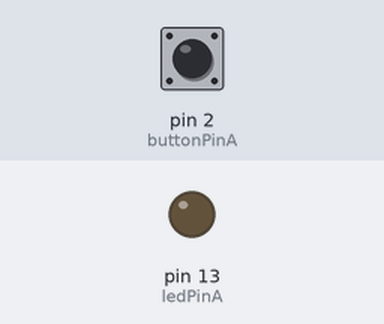
Bench run of a sketch on a simulated Arduino Uno, built with avr-gcc and run on an emulated ATmega328P. Shown: output pins drawn as LEDs (lit = HIGH). The inputs (shaded band) are chosen by the test bench; at power-on: pin 2 (buttonPinA) HIGH.

Above: at 1.2 s.
1.3 s: pin 2 (buttonPinA) pulled LOW for 0.15 s
At 2.1 s:
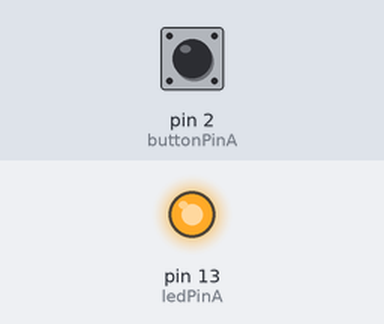
2.9 s: pin 2 (buttonPinA) pulled LOW for 1 s
At 3.3 s:
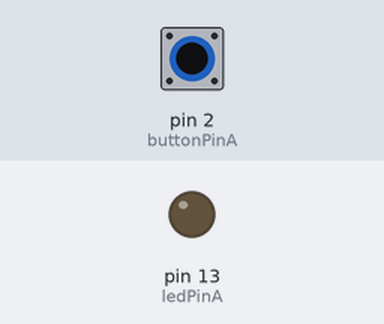
5.4 s: pin 2 (buttonPinA) pulled LOW for 3.2 s
At 6.4 s:
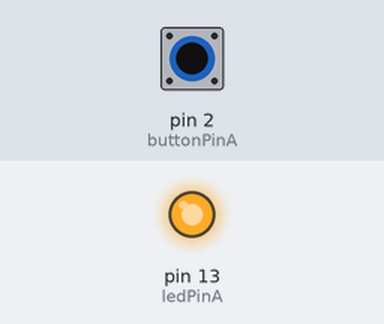
Timing chart, 0 to 8.4 s (numbered marks = the images above; inputs shaded):
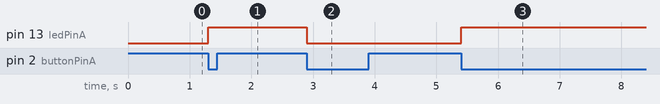

The sketch:

task2-3.ino
```cpp
const int buttonPinA = 2;
const int ledPinA = 13;

volatile bool ledStateA = false;

void setup() {
  pinMode(ledPinA, OUTPUT);
  pinMode(buttonPinA, INPUT_PULLUP);

  attachInterrupt(
    digitalPinToInterrupt(buttonPinA),
    buttonISR,
    FALLING
  );
}

void buttonISR() {
  ledStateA = !ledStateA;
  digitalWrite(ledPinA, ledStateA);
}

void loop() {
}
```

Measured:
- after the input at 1.3 s, pin 13 (ledPinA): LOW → HIGH at once
- after the input at 2.9 s, pin 13 (ledPinA): HIGH → LOW at once
- after the input at 5.4 s, pin 13 (ledPinA): LOW → HIGH at once
